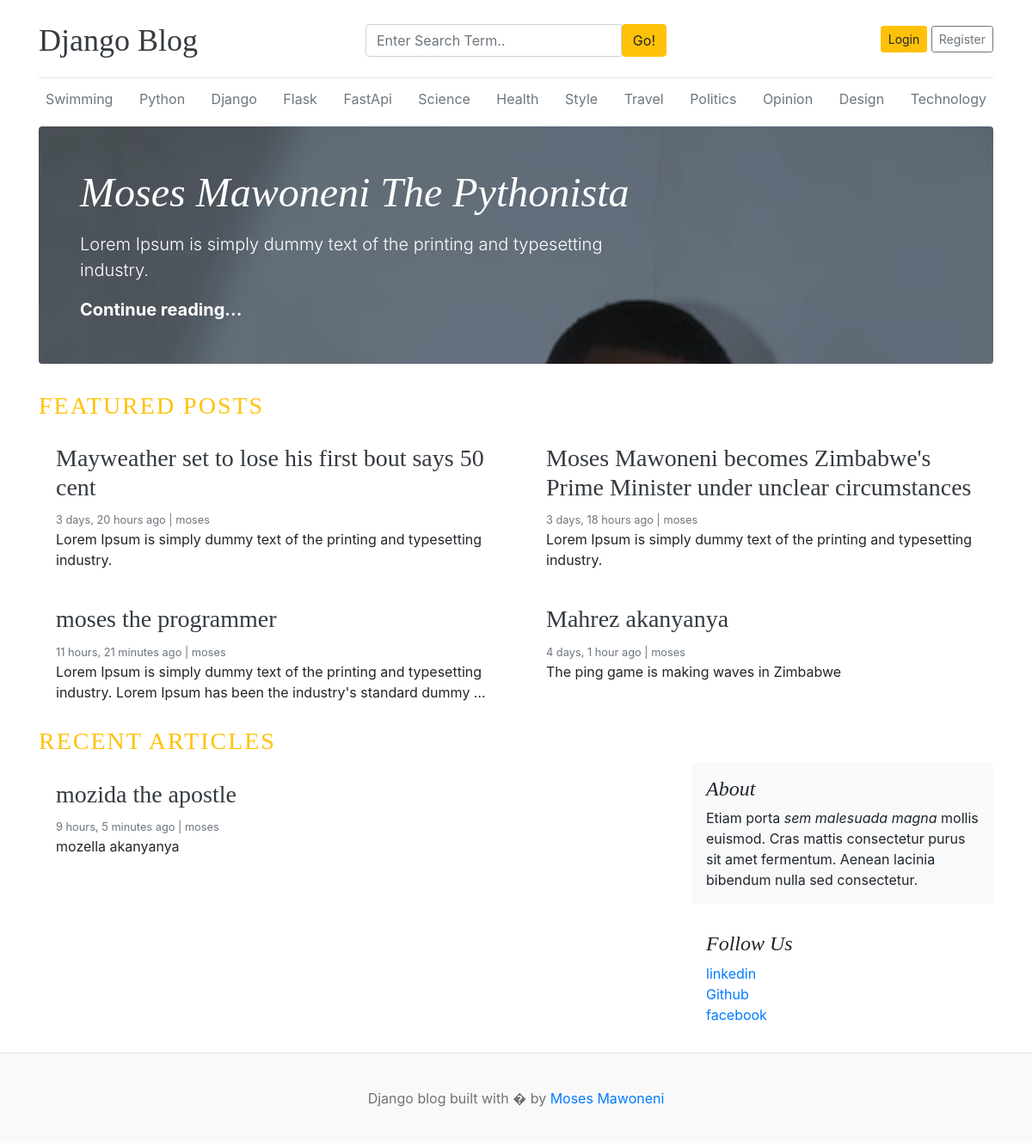
The page / on the database its author committed.
### blogs/models.py (models this page shows, shortened)
class Category(models.Model):
    category_name = models.CharField(max_length=50, unique=True)
    created_at = models.DateTimeField(auto_now_add=True)
    updated_at = models.DateTimeField(auto_now=True)
    class Meta:
        verbose_name_plural = "categories"

class Blog(models.Model):
    title = models.CharField(max_length=100)
    slug = models.SlugField(max_length=150, unique=True, blank=True)
    category = models.ForeignKey(Category, on_delete=models.CASCADE)
    author = models.ForeignKey(User, on_delete=models.CASCADE)
    featured_image = models.ImageField(upload_to="uploads/%Y/%m/%d")
    short_description = models.TextField(max_length=500)
    blog_body = models.TextField()
    status = models.CharField(max_length=20, choices=STATUS_CHOICES, default="Draft")
    is_featured = models.BooleanField(default=False)
    created_at = models.DateTimeField(auto_now_add=True)
    updated_at = models.DateTimeField(auto_now=True)

### assignments/models.py (models this page shows, shortened)
class SocialLink(models.Model):
    platform = models.CharField(max_length=25)
    link = models.URLField(max_length=100)
    created_at = models.DateTimeField(auto_now_add=True)
    updated_at = models.DateTimeField(auto_now=True)

### blog_main/views.py (the view)
# urls.py: 2. Add a URL to urlpatterns:  path('', views.home, name='home')
def home(request):
    try:
        about = About.objects.get()
    except:
        about = None
    featured_posts = Blog.objects.filter(is_featured=True, status="Published").order_by(
        "updated_at"
    )
    posts = Blog.objects.filter(is_featured=False, status="Published")
    context = {
        "featured_posts": featured_posts,
        "posts": posts,
        "about": about,
    }
    return render(request, "home.html", context)

### blogs/context_processors.py (called while the page is built)
def get_categories(request):
    categories = Category.objects.all()
    return dict(categories=categories)

def get_social_links(request):
    social_links = SocialLink.objects.all()
    return dict(social_links=social_links)

### templates/home.html
{%extends 'base.html'%}
   {%block content%}
    {% for post in featured_posts%}
    {% if forloop.first %}
<div class="jumbotron p-3 p-md-5 text-white rounded bg-dark" style="background-image: url( {{post.featured_image.url}});background-blend-mode: overlay;background-size:cover;">
    <div class="col-md-8 px-0">
      <h1 class="display-4 font-italic">{{post.title}}</h1>
      <p class="lead my-3">{{post.short_description}}</p>
      <p class="lead mb-0"><a href="{% url 'blogs' post.slug%}" class="text-white font-weight-bold">Continue reading...</a></p>
    </div>
  </div>
  {%endif%}
{%endfor%}
<h3 class="text-uppercase text-warning" style="letter-spacing:2px;">Featured Posts</h3>
<div class="row mb-2">
    {% for post in featured_posts%}
    {%if not forloop.first %}
    <div class="col-md-6">
      <div class="card border-0" >
        <div class="card-body">
          <h3><a href="{% url 'blogs' post.slug%}" class="text-dark">
            {{post.title}}
          </a>
        </h3>
          <small class="mb-1 text-muted">{{post.created_at|timesince}} ago | {{post.author}}</small>
          <p class="card-text">{{post.short_description|truncatewords:20}}</p>
        </div>
      </div>
    </div>
    {%endif %}
    {%endfor%}
  </div>
<h3 class="text-uppercase text-warning" style="letter-spacing:2px;">Recent Articles</h3>
  <main role="main" class="container p-0">
    <div class="row">
      <div class="col-md-8 blog-main">
        {%for post in posts%}
        <div class="card border-0" >
        <div class="card-body">
          <h3><a href="{% url 'blogs' post.slug%}" class="text-dark">
            {{post.title}}
          </a>
          </h3>
          <small class="mb-1 text-muted">{{post.created_at|timesince}} ago | {{post.author}}</small>
          <p class="card-text">{{post.short_description|truncatewords:25}}</p>
        </div>
      </div>
      {%endfor%}
      </div>
      {%if social_links%}
      <aside class="col-md-4 blog-sidebar">
        <div class="p-3 mb-3 bg-light rounded">
          <h4 class="font-italic">About</h4>
          <p class="mb-0">Etiam porta <em>sem malesuada magna</em> mollis euismod. Cras mattis consectetur purus sit amet fermentum. Aenean lacinia bibendum nulla sed consectetur.</p>
        </div>
        <div class="p-3">
          <h4 class="font-italic">Follow Us</h4>
          <ol class="list-unstyled">
            {% for link in social_links %}
            <li><a href="{{link.link}}" target="_blank">{{link.platform}}</a></li>
            {% endfor %}
          </ol>
        </div>
      </aside>
{%endif%}
    </div>
  </main>
</div>
{% endblock content %}

### templates/base.html (shortened to what this page needs)
{% load static %}
<!DOCTYPE html>
<html lang="en">
<head>
    <link href="https://getbootstrap.com/docs/4.0/dist/css/bootstrap.min.css" rel="stylesheet">
    <link href="{% static 'css/blog.css'%}" rel="stylesheet">
    <link rel="stylesheet" href="https://cdnjs.cloudflare.com/ajax/libs/font-awesome/4.7.0/css/font-awesome.min.css">
  </head>
<body>
    <div class="container">
      <header class="blog-header py-3">
        <div class="row flex-nowrap justify-content-between align-items-center">
          <div class="col-4 pt-1">
            <a class="blog-header-logo text-dark" href="/">Django Blog</a>
          </div>
          <div class="col-4 pt-1">
  <form action="{% url 'search'%}" method="GET">
    <div class="input-group">
                        <input class="form-control" type="text" value="{{keyword}}" placeholder="Enter Search Term.." name="keyword" aria-label="Enter search term..." aria-describedby="button-search" />
                        <button class="btn btn-warning" id="button-search" type="submit">Go!</button>
                    </div>
  </form>
          </div>
          {% if not user.is_authenticated%}
          <div class="col-4 d-flex justify-content-end align-items-center">
            <a class="btn btn-sm btn-warning" href="{% url 'login'%}">Login</a> &nbsp;
            <a class="btn btn-sm btn-outline-secondary" href="{% url 'register'%}">Register</a>
          </div>
          {%else %}
          <span><a href="{% url 'dashboard'%}">Dashboard</a></span>
          &emsp;
          <span><a href="{% url 'logout'%}">Logout</a></span>
          {%endif%}
        </div>
      </header>
      <div class="nav-scroller py-1 mb-2">
        <nav class="nav d-flex justify-content-between">
          {% for category in categories %}
          <a class="p-2 text-muted" href="{% url 'posts_by_category' category.id%}">{{category.category_name}}</a>
          {% endfor %}
        </nav>
      </div>
{%block content%}
{%endblock content%}
<footer class="blog-footer">
  <p>Django blog built with � by <a href="#">Moses Mawoneni</a></p>
</footer>
</body>
</html>

### blog_main/static/css/blog.css (style rules this page uses)
.blog-header { border-bottom: 1px solid #e5e5e5; }
.blog-header-logo { font-family: "Playfair Display", Georgia, "Times New Roman", serif; font-size: 2.25rem; }
h1, h2, h3, h4, h5, h6 { font-family: "Playfair Display", Georgia, "Times New Roman", serif; }
.display-4 { font-size: 2.5rem; }
@media (min-width: 768px) { .display-4 { font-size: 3rem; } }
.blog-footer { padding: 2.5rem 0; color: #727272; text-align: center; background-color: #f9f9f9; border-top: .05rem solid #e5e5e5; }
.blog-footer p:last-child { margin-bottom: 0; }

### rows shown on the page
Category: category_name "Swimming"
Category: category_name "Python"
Category: category_name "Django"
Category: category_name "Flask"
Category: category_name "FastApi"
Category: category_name "Science"
Category: category_name "Health"
Category: category_name "Style"
Category: category_name "Travel"
Category: category_name "Politics"
Category: category_name "Opinion"
Category: category_name "Design"
Category: category_name "Technology"
Blog: featured_image (picture), title "Moses Mawoneni The Pythonista", short_description "Lorem Ipsum is simply dummy text of the printing and typesetting industry."
Blog: title "Mayweather set to lose his first bout says 50 cent", created_at "3 days, 20 hours", author "moses", short_description "Lorem Ipsum is simply dummy text of the printing and typesetting industry."
Blog: title "Moses Mawoneni becomes Zimbabwe's Prime Minister under unclear circumstances", created_at "3 days, 18 hours", author "moses", short_description "Lorem Ipsum is simply dummy text of the printing and typesetting industry."
Blog: title "moses the programmer", created_at "11 hours, 21 minutes", author "moses", short_description "Lorem Ipsum is simply dummy text of the printing and typesetting industry. Lorem Ipsum has been the industry's standard dummy …"
Blog: title "Mahrez akanyanya", created_at "4 days, 1 hour", author "moses", short_description "The ping game is making waves in Zimbabwe"
Blog: title "mozida the apostle", created_at "9 hours, 5 minutes", author "moses", short_description "mozella akanyanya"
SocialLink: platform "linkedin"
SocialLink: platform "Github"
SocialLink: platform "facebook"
